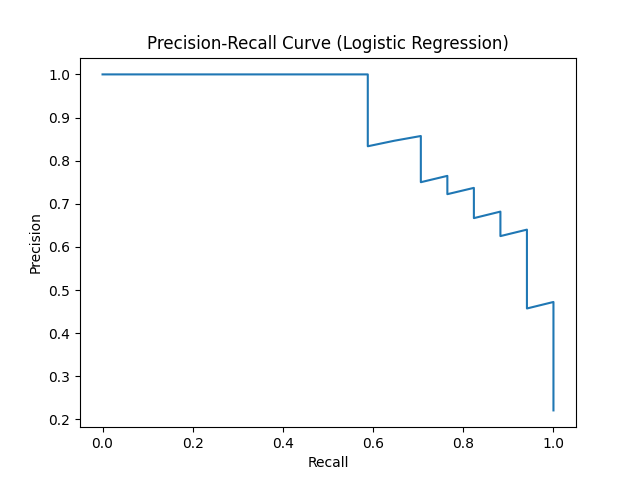

Here is the Python script that generated this plot:
import pandas as pd
from sklearn.model_selection import train_test_split, cross_val_score
from sklearn.linear_model import LogisticRegression
from sklearn.preprocessing import StandardScaler
from sklearn.metrics import accuracy_score, classification_report, precision_recall_curve
from sklearn.impute import SimpleImputer
from imblearn.over_sampling import SMOTE
import numpy as np
import matplotlib.pyplot as plt

# Step 1: Load and Merge Datasets
integrated_data = pd.read_csv('integrated_data_for_ml.csv')
tcga_survival_data = pd.read_csv('TCGA-COAD.survival.tsv', sep='\t')
clinical_data = pd.read_csv('TCGA-COAD.clinical.csv')

# Convert sampleID columns to string for consistency
integrated_data['sampleID'] = integrated_data['sampleID'].astype(str)
tcga_survival_data['sampleID'] = tcga_survival_data['sampleID'].astype(str)
clinical_data['sampleID'] = clinical_data['sampleID'].astype(str)

# Merge all datasets on sampleID
merged_data = pd.merge(integrated_data, tcga_survival_data, on='sampleID', how='inner')
merged_data = pd.merge(merged_data, clinical_data, on='sampleID', how='inner')

# Step 2: Define Features and Target
X = merged_data.drop(['OS', 'sampleID'], axis=1, errors='ignore')
y = merged_data['OS']

# Separate numerical and categorical features
X_num = X.select_dtypes(include=['float64', 'int64'])
X_cat = X.select_dtypes(include=['object'])

# Impute missing values for numerical data
X_num_imputed = pd.DataFrame(SimpleImputer(strategy='median').fit_transform(X_num), columns=X_num.columns)

# Encode categorical variables with one-hot encoding
X_cat_imputed = pd.get_dummies(X_cat, drop_first=True)

# Combine the imputed numerical and one-hot encoded categorical features
X_final = pd.concat([X_num_imputed, X_cat_imputed], axis=1)

# Step 3: Split the Data into Training and Testing Sets
X_train, X_test, y_train, y_test = train_test_split(X_final, y, test_size=0.2, random_state=42)

# Step 4: Handle Class Imbalance using SMOTE
smote = SMOTE(random_state=42)
X_train_resampled, y_train_resampled = smote.fit_resample(X_train, y_train)

# Step 5: Scale the Data
scaler = StandardScaler()
X_train_scaled = scaler.fit_transform(X_train_resampled)
X_test_scaled = scaler.transform(X_test)

# Step 6: Define Logistic Regression with increased max_iter
model_lr = LogisticRegression(class_weight='balanced', max_iter=2000, random_state=42)

# Train the Logistic Regression model
model_lr.fit(X_train_scaled, y_train_resampled)
y_prob_lr = model_lr.predict_proba(X_test_scaled)[:, 1]

# Step 7: Precision-Recall Curve and Optimal Threshold
precision, recall, thresholds = precision_recall_curve(y_test, y_prob_lr)
f1_scores = 2 * (precision * recall) / (precision + recall)
optimal_threshold = thresholds[np.argmax(f1_scores)]
print(f'Optimal Threshold based on F1 score: {optimal_threshold}')

# Adjust predictions based on the optimal threshold
y_pred_adjusted_lr = (y_prob_lr >= optimal_threshold).astype(int)

# Step 8: Calculate metrics and print report
accuracy = accuracy_score(y_test, y_pred_adjusted_lr)
print(f'Adjusted Threshold Accuracy: {accuracy}')
print(classification_report(y_test, y_pred_adjusted_lr))


# Plot Precision-Recall Curve
plt.plot(recall, precision)
plt.xlabel('Recall')
plt.ylabel('Precision')
plt.title('Precision-Recall Curve (Logistic Regression)')
plt.show()

# Step 9: Cross-Validation to confirm performance with Stratified Cross-Validation and SMOTE
# Step to fit the scaler with feature names included
scaler = StandardScaler().fit(X_final)  # Fit on X_final to capture feature names

# Create the Random Forest inference pipeline
from sklearn.pipeline import Pipeline
from sklearn.ensemble import RandomForestClassifier
import joblib

pipeline_inference = Pipeline([
    ('scaler', scaler),  # Use the pre-fitted scaler to retain feature names
    ('model', RandomForestClassifier(class_weight='balanced', random_state=42, n_estimators=100))
])

# Fit the model on the scaled training data
pipeline_inference.fit(X_train_scaled, y_train_resampled)

# Save the pipeline for inference
joblib.dump(pipeline_inference, 'random_forest_inference_pipeline.pkl')
merged_data.to_csv('merged_data.csv', index=False)
